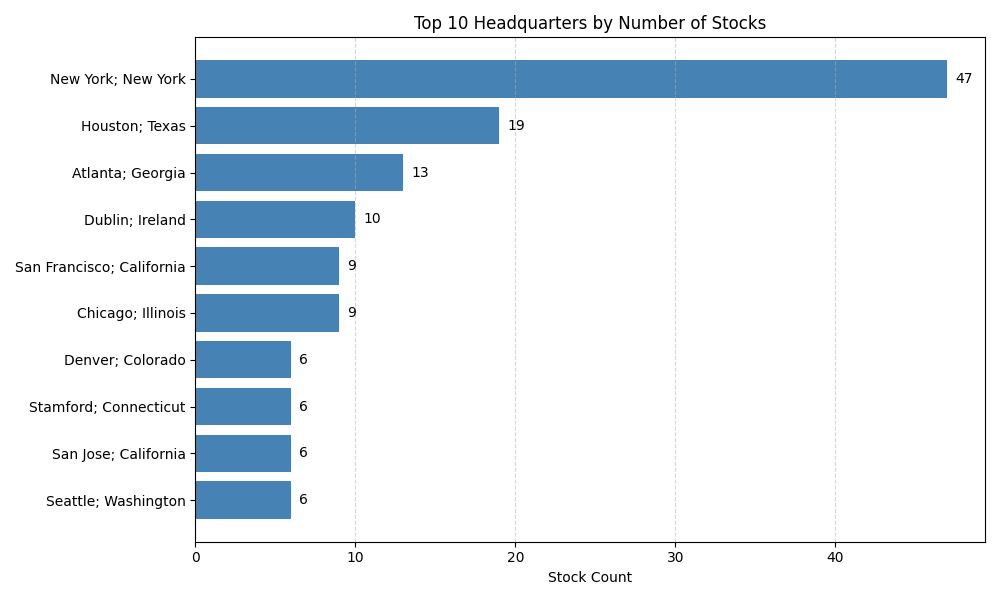

This chart was generated by the following Python code:
import os
import pandas as pd
import matplotlib.pyplot as plt

# Construct relative path to CSV
csv_path = os.path.join(os.path.dirname(__file__), '..', 'output', 'META_query_stock_count_by_headquarter.csv')

# Read CSV and assign Hive column names
df = pd.read_csv(csv_path)
df.columns = ['headquarter', 'stock_count']

# Sort and take top 10 for better readability
top_df = df.sort_values(by='stock_count', ascending=False).head(10)

# Plot
plt.figure(figsize=(10, 6))
bars = plt.barh(top_df['headquarter'], top_df['stock_count'], color='steelblue')
plt.xlabel('Stock Count')
plt.title('Top 10 Headquarters by Number of Stocks')
plt.gca().invert_yaxis()
plt.grid(axis='x', linestyle='--', alpha=0.5)

# Add data labels
for bar in bars:
    plt.text(bar.get_width() + 0.5, bar.get_y() + bar.get_height()/2,
             f"{int(bar.get_width())}", va='center')

# Save plot
output_path = os.path.join(os.path.dirname(__file__), 'META_query_stock_count_by_headquarter.png')
plt.tight_layout()
plt.savefig(output_path)
plt.close()

print(f"✅ Visualization saved to: {output_path}")
